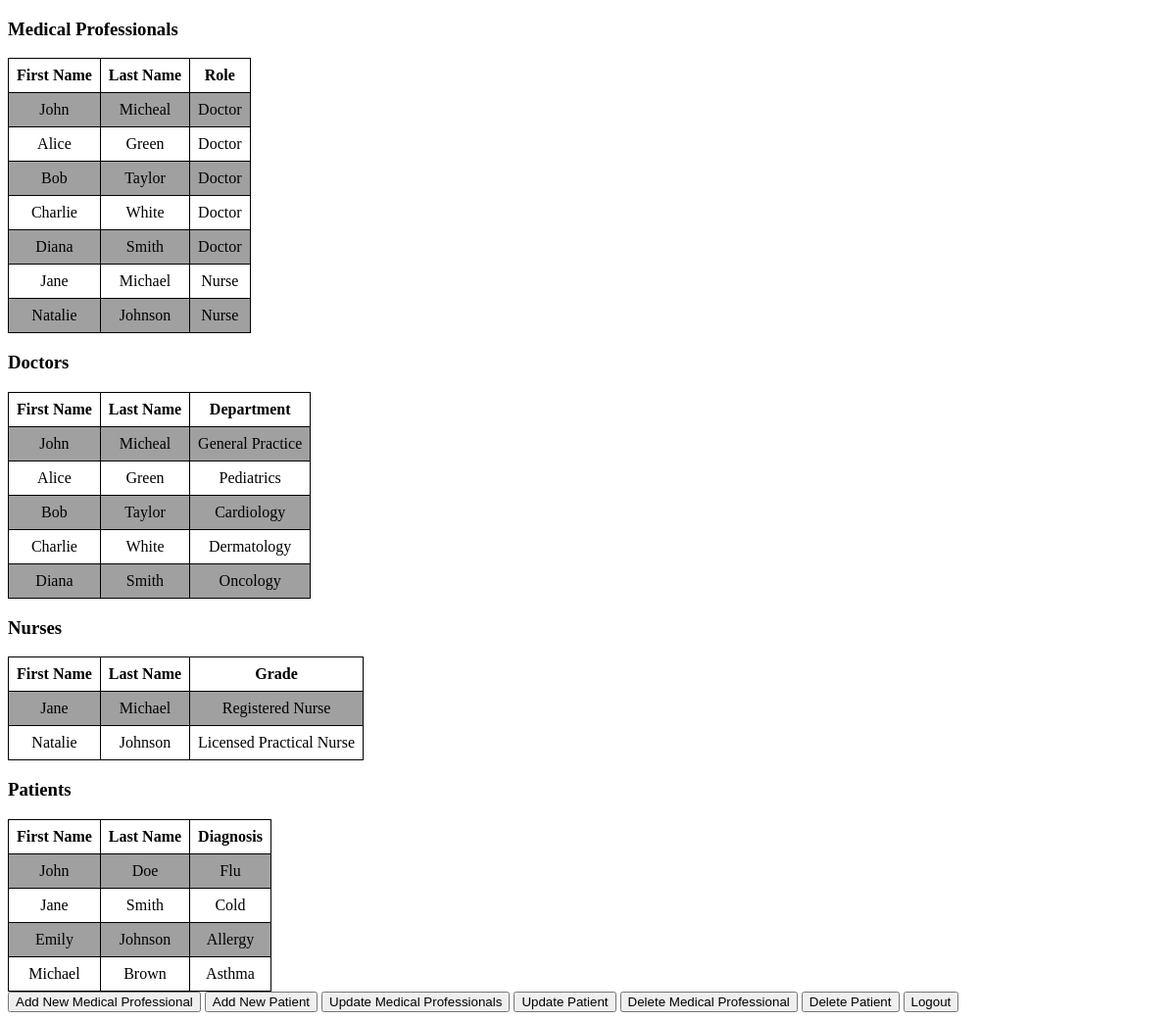
The app's page /displayTable.php with its own data.
### tables this page shows
CREATE TABLE IF NOT EXISTS MedicalProfessional (
    professional_id INT AUTO_INCREMENT PRIMARY KEY,
    FirstName VARCHAR(100) NOT NULL,
    LastName VARCHAR(100) NOT NULL,
    Role ENUM('Doctor', 'Nurse') NOT NULL
);

CREATE TABLE IF NOT EXISTS Doctor (
    doctor_id INT AUTO_INCREMENT PRIMARY KEY,
    professional_id INT,
    Department VARCHAR(100),
    FOREIGN KEY (professional_id) REFERENCES MedicalProfessional(professional_id)
);

CREATE TABLE IF NOT EXISTS Nurse (
    nurse_id INT AUTO_INCREMENT PRIMARY KEY,
    professional_id INT,
    nurse_grade VARCHAR(50),
    FOREIGN KEY (professional_id) REFERENCES MedicalProfessional(professional_id)
);

CREATE TABLE IF NOT EXISTS patients (
    patient_id INT AUTO_INCREMENT PRIMARY KEY,
    FirstName VARCHAR(100) NOT NULL,
    LastName VARCHAR(100) NOT NULL,
    dob DATE,
    ssn VARCHAR(11),
    Diagnosis VARCHAR(100),
    phone VARCHAR(15)
);

### displayTable.php (the view, shortened to what this page needs)
<!doctype html>
<html lang="en">
<head>
</head>
<body>
<?php
$servername = "localhost";
$username = "jvincent15";
$password = "jvincent15";
$dbname = "jvincent15";
$conn = mysqli_connect($servername, $username, $password, $dbname);
$sql = "SELECT professional_id, FirstName, LastName, Role FROM MedicalProfessional";
$result = $conn->query($sql);
echo "<h3>Medical Professionals</h3>";
if ($result->num_rows > 0) {
    echo "<table><tr><th>First Name</th><th>Last Name</th><th>Role</th></tr>";
    while($row = $result->fetch_assoc()) {
        $firstName = $row["FirstName"];
        $lastName = $row["LastName"];
        $role = $row["Role"];
        echo "<tr><td>".$firstName."</td><td>".$lastName."</td><td>".$role."</td></tr>";
    }
    echo "</table>";
} else {
    echo "0 results";
}
$sql = "SELECT Doctor.doctor_id, MedicalProfessional.FirstName, MedicalProfessional.LastName, Doctor.Department
        FROM Doctor
        JOIN MedicalProfessional ON Doctor.professional_id = MedicalProfessional.professional_id";
$result = $conn->query($sql);
echo "<h3>Doctors</h3>";
if ($result->num_rows > 0) {
    echo "<table><tr><th>First Name</th><th>Last Name</th><th>Department</th></tr>";
    while($row = $result->fetch_assoc()) {
        $firstName = $row["FirstName"];
        $lastName = $row["LastName"];
        $department = $row["Department"];
        echo "<tr><td>".$firstName."</td><td>".$lastName."</td><td>".$department."</td></tr>";
    }
    echo "</table>";
} else {
    echo "0 results";
}
$sql = "SELECT Nurse.nurse_id, MedicalProfessional.FirstName, MedicalProfessional.LastName, Nurse.nurse_grade
        FROM Nurse
        JOIN MedicalProfessional ON Nurse.professional_id = MedicalProfessional.professional_id";
$result = $conn->query($sql);
echo "<h3>Nurses</h3>";
if ($result->num_rows > 0) {
    echo "<table><tr><th>First Name</th><th>Last Name</th><th>Grade</th></tr>";
    while($row = $result->fetch_assoc()) {
        $firstName = $row["FirstName"];
        $lastName = $row["LastName"];
        $grade = $row["nurse_grade"];
        echo "<tr><td>".$firstName."</td><td>".$lastName."</td><td>".$grade."</td></tr>";
    }
    echo "</table>";
} else {
    echo "0 results";
}
$sql = "SELECT patient_id, FirstName, LastName, Diagnosis FROM patients";
$result = $conn->query($sql);
echo "<h3>Patients</h3>";
if ($result->num_rows > 0) {
    echo "<table><tr><th>First Name</th><th>Last Name</th><th>Diagnosis</th></tr>";
    while($row = $result->fetch_assoc()) {
        $firstName = $row["FirstName"];
        $lastName = $row["LastName"];
        $diagnosis = $row["Diagnosis"];
        echo "<tr><td>".$firstName."</td><td>".$lastName."</td><td>".$diagnosis."</td></tr>";
    }
    echo "</table>";
} else {
    echo "0 results";
}
?>
<div>
    <a href="addMedicalProfessional.php"><input type="button" id="btn1" value="Add New Medical Professional"></a>
    <a href="addPatient.php"><input type="button" id="btn1" value="Add New Patient"></a>
    <a href="updateMedicalProfessional.php"><input type="button" id="btn1" value="Update Medical Professionals"></a>
    <a href="updatePatient.php"><input type="button" id="btn1" value="Update Patient"></a>
    <a href="deleteMedicalProfessional.php"><input type="button" id="btn1" value="Delete Medical Professional"></a>
    <a href="deletePatient.php"><input type="button" id="btn1" value="Delete Patient"></a>
    <a href="logout.php"><input type="button" id="btn1" value="Logout"></a>
</div>
</body>
</html>

### displayTable.php (style rules this page uses)
table { border: 1px solid black; border-collapse: collapse; }
th, td { border: 1px solid black; text-align: center; padding: 8px; }
tr:nth-child(even) { background-color: #a0a0a0; }
tr:nth-child(odd) { background-color: #ffffff; }
tr:nth-child(1) { font-weight: bold; }

### records on screen
medicalprofessional: FirstName "John", LastName "Micheal", Role "Doctor"
medicalprofessional: FirstName "Alice", LastName "Green", Role "Doctor"
medicalprofessional: FirstName "Bob", LastName "Taylor", Role "Doctor"
medicalprofessional: FirstName "Charlie", LastName "White", Role "Doctor"
medicalprofessional: FirstName "Diana", LastName "Smith", Role "Doctor"
medicalprofessional: FirstName "Jane", LastName "Michael", Role "Nurse"
medicalprofessional: FirstName "Natalie", LastName "Johnson", Role "Nurse"
doctor: professional.FirstName "John", professional.LastName "Micheal", Department "General Practice"
doctor: professional.FirstName "Alice", professional.LastName "Green", Department "Pediatrics"
doctor: professional.FirstName "Bob", professional.LastName "Taylor", Department "Cardiology"
doctor: professional.FirstName "Charlie", professional.LastName "White", Department "Dermatology"
doctor: professional.FirstName "Diana", professional.LastName "Smith", Department "Oncology"
nurse: professional.FirstName "Jane", professional.LastName "Michael", nurse_grade "Registered Nurse"
nurse: professional.FirstName "Natalie", professional.LastName "Johnson", nurse_grade "Licensed Practical Nurse"
patients: FirstName "John", LastName "Doe", Diagnosis "Flu"
patients: FirstName "Jane", LastName "Smith", Diagnosis "Cold"
patients: FirstName "Emily", LastName "Johnson", Diagnosis "Allergy"
patients: FirstName "Michael", LastName "Brown", Diagnosis "Asthma"
